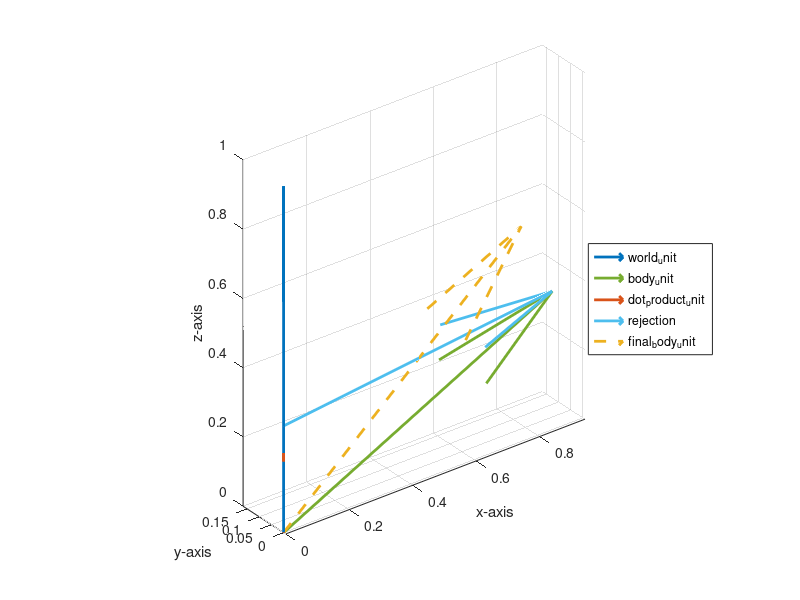

Reproduce this figure in MATLAB.
close all;
clear all;
clc;

gravity = 9.8;
body = [30, 4, gravity];

body_unit = body / norm(body);
world_unit = [0, 0, 1];

dot_product_unit = [0, 0, dot(body_unit, world_unit)];
angle = acos(dot_product_unit(3));
% 最大倾角1rad，约等于57.3度
limit_angele = min(angle, 1.0);
sprintf("angle is %f degree; \r limited_angle is %f degree;\r", rad2deg(angle), rad2deg(limit_angele));

rejection = body_unit - dot_product_unit(3) * world_unit;
if (norm(rejection) < eps)
    sprintf("rejection norm is small than eps")
    rejection(1) = 1.0;
end

final_body_unit = cos(limit_angele) * world_unit + sin(limit_angele) * (rejection / norm(rejection));
% final_body_unit - body_unit

figure
quiver3(0, 0, 0, world_unit(1), world_unit(2), world_unit(3), 0, 'LineWidth',2.0);
hold on;
quiver3(0, 0, 0, body_unit(1), body_unit(2), body_unit(3), 0, 'LineWidth',2.0);
quiver3(0, 0, 0, dot_product_unit(1), dot_product_unit(2), dot_product_unit(3), 0, 'LineWidth',2.0);
quiver3(dot_product_unit(1), dot_product_unit(2), dot_product_unit(3), rejection(1), rejection(2), rejection(3), 0, 'LineWidth',2.0);
quiver3(0, 0, 0, final_body_unit(1), final_body_unit(2), final_body_unit(3), 0, '--', 'LineWidth',2.0);
axis([-Inf, Inf, -Inf, Inf]);
axis equal;
legend("world\_unit", "body\_unit", "dot\_product\_unit", "rejection", "final\_body\_unit")
grid on;
xlabel("x-axis")
ylabel("y-axis")
zlabel("z-axis")